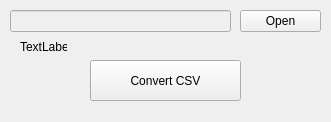
<?xml version="1.0" encoding="UTF-8"?>
<ui version="4.0">
 <class>MainWindow</class>
 <widget class="QMainWindow" name="MainWindow">
  <property name="geometry">
   <rect>
    <x>0</x>
    <y>0</y>
    <width>331</width>
    <height>122</height>
   </rect>
  </property>
  <property name="minimumSize">
   <size>
    <width>1</width>
    <height>0</height>
   </size>
  </property>
  <property name="maximumSize">
   <size>
    <width>1000</width>
    <height>1000</height>
   </size>
  </property>
  <property name="windowTitle">
   <string>MainWindow</string>
  </property>
  <property name="autoFillBackground">
   <bool>false</bool>
  </property>
  <widget class="QWidget" name="centralwidget">
   <widget class="QPushButton" name="btOpen">
    <property name="geometry">
     <rect>
      <x>240</x>
      <y>10</y>
      <width>81</width>
      <height>22</height>
     </rect>
    </property>
    <property name="text">
     <string>Open</string>
    </property>
   </widget>
   <widget class="QLineEdit" name="edFile">
    <property name="enabled">
     <bool>false</bool>
    </property>
    <property name="geometry">
     <rect>
      <x>10</x>
      <y>10</y>
      <width>221</width>
      <height>22</height>
     </rect>
    </property>
    <property name="frame">
     <bool>true</bool>
    </property>
    <property name="readOnly">
     <bool>true</bool>
    </property>
   </widget>
   <widget class="QPushButton" name="btCnv">
    <property name="geometry">
     <rect>
      <x>90</x>
      <y>60</y>
      <width>151</width>
      <height>41</height>
     </rect>
    </property>
    <property name="text">
     <string>Convert CSV</string>
    </property>
   </widget>
   <widget class="QLabel" name="lbPath">
    <property name="geometry">
     <rect>
      <x>20</x>
      <y>40</y>
      <width>47</width>
      <height>13</height>
     </rect>
    </property>
    <property name="text">
     <string>TextLabel</string>
    </property>
   </widget>
  </widget>
  <widget class="QMenuBar" name="menubar">
   <property name="geometry">
    <rect>
     <x>0</x>
     <y>0</y>
     <width>331</width>
     <height>21</height>
    </rect>
   </property>
  </widget>
  <widget class="QStatusBar" name="statusbar">
   <property name="font">
    <font>
     <pointsize>8</pointsize>
    </font>
   </property>
   <property name="autoFillBackground">
    <bool>true</bool>
   </property>
   <property name="styleSheet">
    <string notr="true">color: #a5a5a5;</string>
   </property>
   <property name="sizeGripEnabled">
    <bool>false</bool>
   </property>
  </widget>
 </widget>
 <resources>
  <include location="res_rc.qrc"/>
 </resources>
 <connections/>
</ui>
